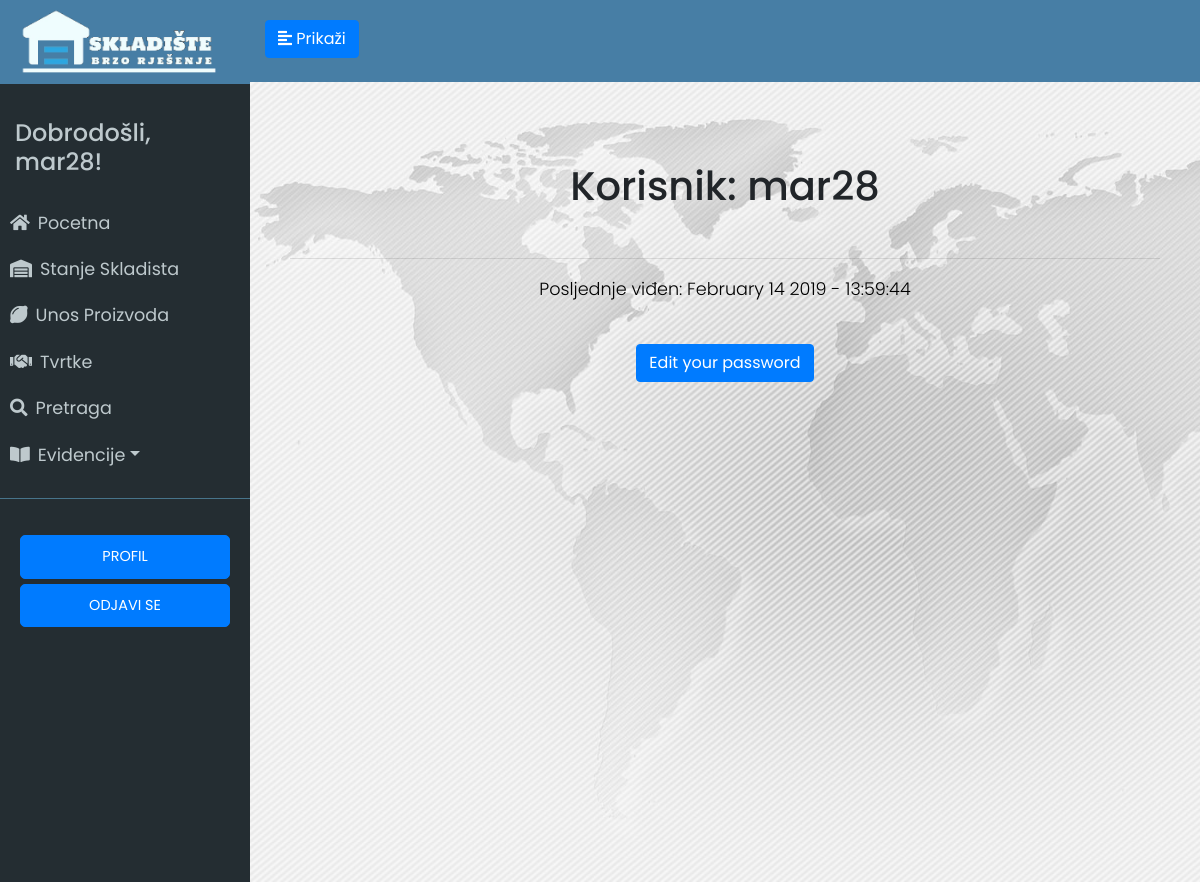
/user/mar28 (signed in), run on an earlier commit of the app's database.
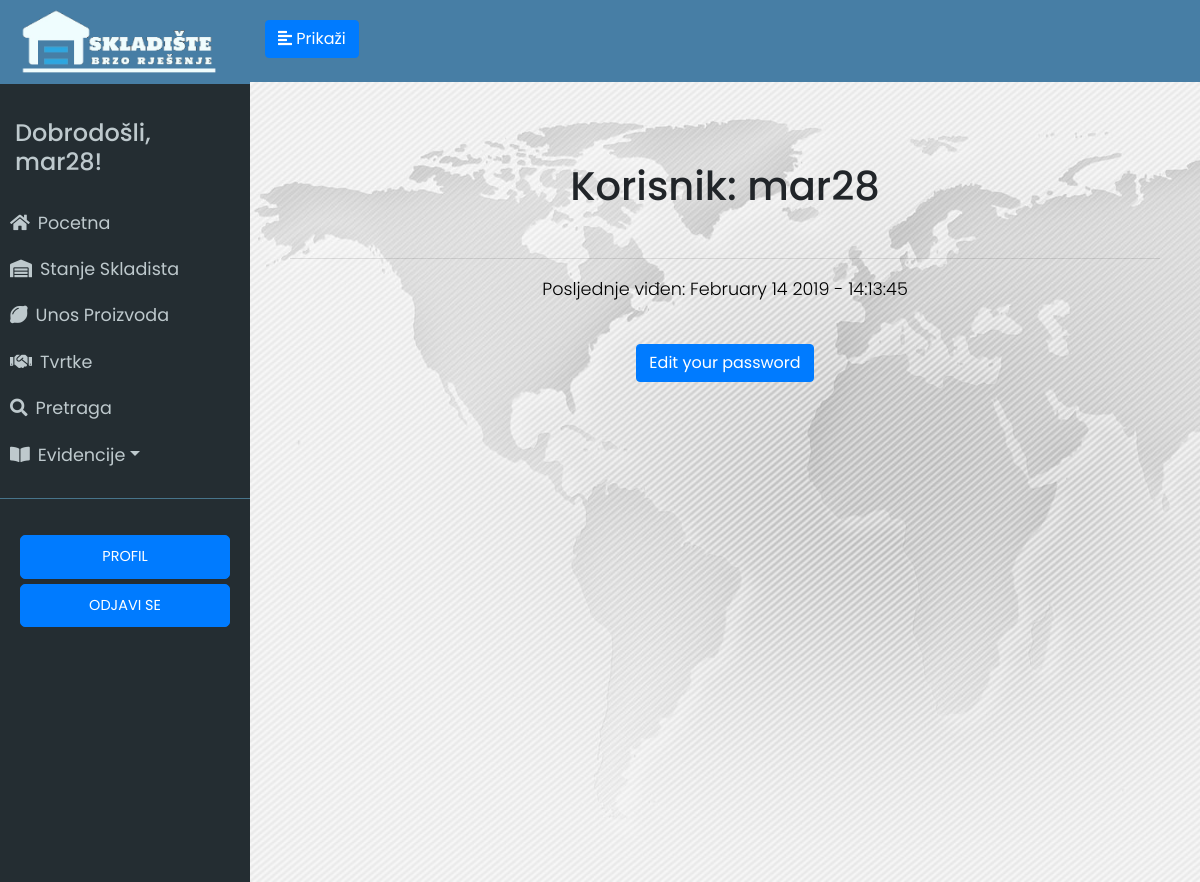
And on a later commit of the database.
### app/models.py (models this page shows, shortened)
class User(UserMixin, db.Model):
	id = db.Column(db.Integer, primary_key=True)
	username = db.Column(db.String(64), index=True, unique=True)
	email = db.Column(db.String(120), index=True, unique=True)
	password_hash = db.Column(db.String(128))
	last_seen = db.Column(db.DateTime, default=datetime.utcnow)
	evidencija = db.relationship('Evidencija', backref='user', lazy='dynamic')

### app/routes.py (the view)
@app.route('/user/<username>')
@login_required
def user(username):
	user = User.query.filter_by(username=username).first_or_404()
	return render_template('user.html', user=user)

### app/models.py (called while the page is built)
@login.user_loader
def load_user(id):
	return User.query.get(int(id))

### app/routes.py (called while the page is built)
@app.before_request
def before_request():
	if current_user.is_authenticated:
		current_user.last_seen = datetime.utcnow()
		db.session.commit()

### app/templates/user.html
{% extends "base.html" %}
{% block content %}
<div class="stanje-s">
    <h1>Korisnik: {{ user.username }}</h1><br>
    <hr>
    {% if user.last_seen %}<p>Posljednje viđen: {{ user.last_seen.strftime('%B %d %Y - %H:%M:%S') }}</p>{% endif %}<br>
   <button class="btn btn-primary"><a href="{{ url_for('edit_password') }}">Edit your password</a></button>
</div>
{% endblock %}

### app/templates/base.html (shortened to what this page needs)
<html>
<head>
	<link rel="stylesheet" href="https://stackpath.bootstrapcdn.com/bootstrap/4.2.1/css/bootstrap.min.css" integrisha384-GJzZqFGwb1QTTN6wy59ffF1BuGJpLSa9DkKMp0DgiMDm4iYMj70gZWKYbI706tWS">
	<link href="../static/style.css" type="text/css" rel="stylesheet">
	<link rel="stylesheet" href="https://use.fontawesome.com/releases/v5.7.1/css/all.css">
</head>
<body>
	<div class="wrapper">
	<nav id="sidebar">
		<div class="sidebar-header ">
			<img src="../static/logo5.png" style="width: 200px; height: auto;">
		</div>
		<ul class="list-unstyled components" id="navigation">
			<h4>Dobrodošli, {{ current_user.username }}!</h4>
			<li class="{% block index %}{% endblock %}">
				<a href="{{ url_for('index') }}"><i class="fas fa-home mr-2"></i>Pocetna</a>
			</li>
			<li class="{% block stanje_skladista1 %}{% endblock %}">
				<a href="{{ url_for('stanje_skladista1') }}"><i class="fas fa-warehouse mr-2"></i>Stanje Skladista</a>
			</li>
			<li class="{% block unos_proizvoda %}{% endblock %}">
				<a href="{{ url_for('unos_proizvoda') }}"><i class="fas fa-lemon mr-2"></i>Unos Proizvoda</a>
			</li>
			<li class="{% block dobavljaci %}{% endblock %}">
				<a href="{{ url_for('tvrtke') }}"><i class="fas fa-handshake mr-2"></i>Tvrtke</a>
			</li>
			<li class="{% block pretraga %}{% endblock %}">
                <a href="{{ url_for('search1') }}"><i class="fas fa-search mr-2"></i>Pretraga</a>
            </li>
			<li>
				<a href="#pageSubmenu" data-toggle="collapse" aria-expanded="false" class="dropdown-toggle"><i class="fas fa-book-open mr-2"></i>Evidencije</a>
			</li>
		</ul>
		<ul class="list-unstyled CTAs">
                <li>
                    <a href="{{ url_for('user', username=current_user.username) }}" class="btn btn-primary hover-plava">PROFIL</a>
                </li>
                <li>
                    <a href="{{ url_for('logout') }}" class="btn btn-primary hover-plava">ODJAVI SE</a>
                </li>
            </ul>
	</nav>
		<div class="tijelo">
	        <div class="plava-pozadina">
	            <button type="button" id="sidebarCollapse" class="btn btn-primary">
	                <i class="fas fa-align-left"></i>
	                <span id="pokazi-tipku">Prikaži</span>
	            </button> <br>
	    	</div>
			<div class="plavo">
			{% block content %}
			{% endblock %}
			</div>
		</div>
</body>
</html>

### app/static/style.css (style rules this page uses)
body { font-family: 'Poppins', sans-serif; background: #fafafa; }
p { font-family: 'Poppins', sans-serif; font-size: 1.1em; font-weight: 300; line-height: 1.7em; color: black; }
h4 { padding: 15px; }
.wrapper { display: flex; width: 100%; align-items: stretch; }
a, a:hover, a:focus { color: inherit; text-decoration: none; transition: all 0.3s; }
#sidebar { min-width: 250px; max-width: 250px; min-height: 100vh; background: #242d32; color: #bec9cd; transition: all 0.3s; }
#sidebarCollapse { margin-top: 20px; margin-left: 15px; }
#sidebar .sidebar-header { padding: 7.5px 20px; background: #477ea5; color: #f0fdfe; }
#sidebar ul.components { padding: 20px 0; border-bottom: 1px solid #47748b; }
#sidebar ul li a { padding: 10px; font-size: 1.1em; display: block; }
ul.CTAs { padding: 20px; }
ul.CTAs a { text-align: center; font-size: 0.9em !important; display: block; border-radius: 5px; margin-bottom: 5px; }
.tijelo { display: inline-block; width: 100%; }
.plavo { display: inline-block; width: 100%; text-align: center; }
.plava-pozadina { background-color: #477ea5; display: inline-block; width: 100%; height: 81.5px; }
.stanje-s { padding-top: 10vh; padding-left: 5vh; padding-right: 5vh; background-image: url('map.jpg'); height: 100vh; }
#pokazi-tipku { display:inline-block!important; }

What changed in the data, as far as the page shows it:
changed User "mar28": last_seen "February 14 2019 - 13:59:44" → "February 14 2019 - 14:13:45"
